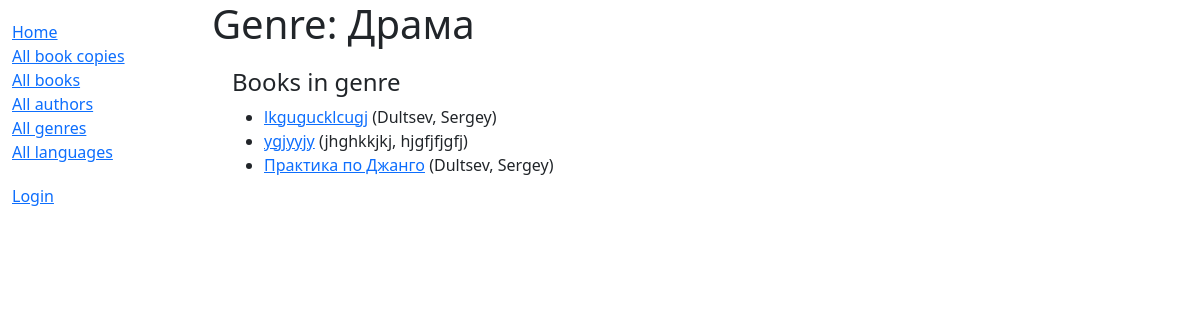
The app's page /catalog/genre/2, older data.
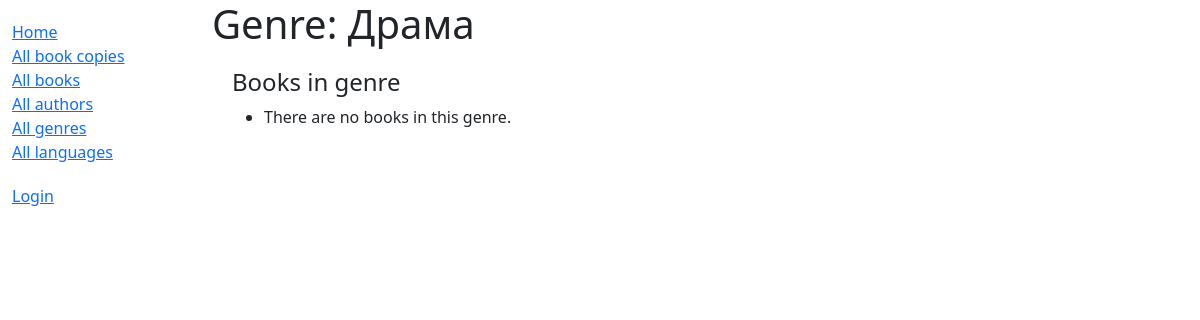
The same page, newer data.
### catalog/models.py (models this page shows, shortened)
class Book(models.Model):
    title = models.CharField(max_length=200)
    author = models.ForeignKey('Author', on_delete=models.RESTRICT, null=True)
    summary = models.TextField(
        max_length=1000, help_text="Enter a brief description of the book")
    isbn = models.CharField('ISBN', max_length=13,
                            unique=True,
                            help_text='13 Character <a href="https://www.isbn-international.org/content/what-isbn'
                                      '">ISBN number</a>')
    genre = models.ManyToManyField(
        Genre, help_text="Select a genre for this book")
    language = models.ForeignKey(
        'Language', on_delete=models.SET_NULL, null=True)
    class Meta:
        ordering = ['title', 'author']
    """Метод для отображения жанров книги в админке"""
    def display_genre(self):
        return ', '.join([genre.name for genre in self.genre.all()[:3]])
    display_genre.short_description = 'Genre'
    """Метод для получения абсолютного URL для детальной страницы книги"""
    def get_absolute_url(self):
        return reverse('book-detail', args=[str(self.id)])

class Author(models.Model):
    first_name = models.CharField(max_length=100)
    last_name = models.CharField(max_length=100)
    date_of_birth = models.DateField(null=True, blank=True)
    date_of_death = models.DateField('died', null=True, blank=True)
    class Meta:
        ordering = ['last_name', 'first_name']
    """Метод для получения абсолютного URL для детальной страницы автора"""
    def __str__(self):
        return f'{self.last_name}, {self.first_name}'

### catalog/views.py (the view)
# urls.py: path('genre/<int:pk>', views.GenreDetailView.as_view(), name='genre-detail'),
class GenreDetailView(generic.DetailView):
    model = Genre

### catalog/templates/catalog/genre_detail.html (shortened to what this page needs)
{% extends "base_generic.html" %}
{% block content %}
<h1>Genre: {{ genre.name }}</h1>
<div style="margin-left:20px;margin-top:20px">
<h4>Books in genre</h4>
<ul>
  {% for copy in genre.book_set.all %}
  <li>
    <a href="{{ copy.get_absolute_url }}">{{ copy.title }}</a> ({{copy.author}})
  </li>
  {% empty %}
  <li>There are no books in this genre.</li>
  {% endfor %}
</ul>
{% endblock %}
{% block sidebar %}
  {{ block.super }}
{% endblock %}

Row changes from the older to the newer data that the page shows:
removed Book: title "lkgugucklcugj", author "Dultsev, Sergey"
removed Book: title "ygjyyjy", author "jhghkkjkj, hjgfjfjgfj"
no longer on this page (row edited): Book: title "Практика по Джанго", author "Dultsev, Sergey"
Text that changed along with them:
text now shown: "There are no books in this genre."
